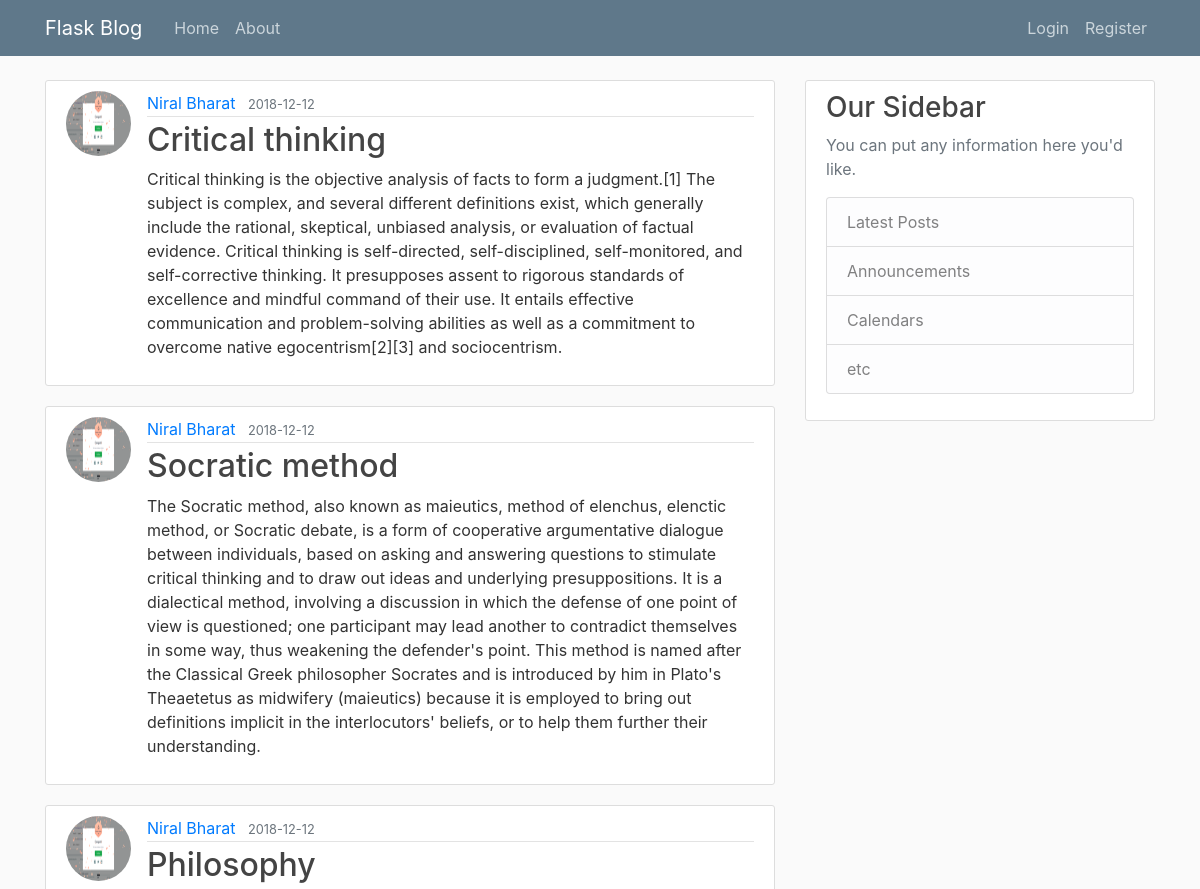
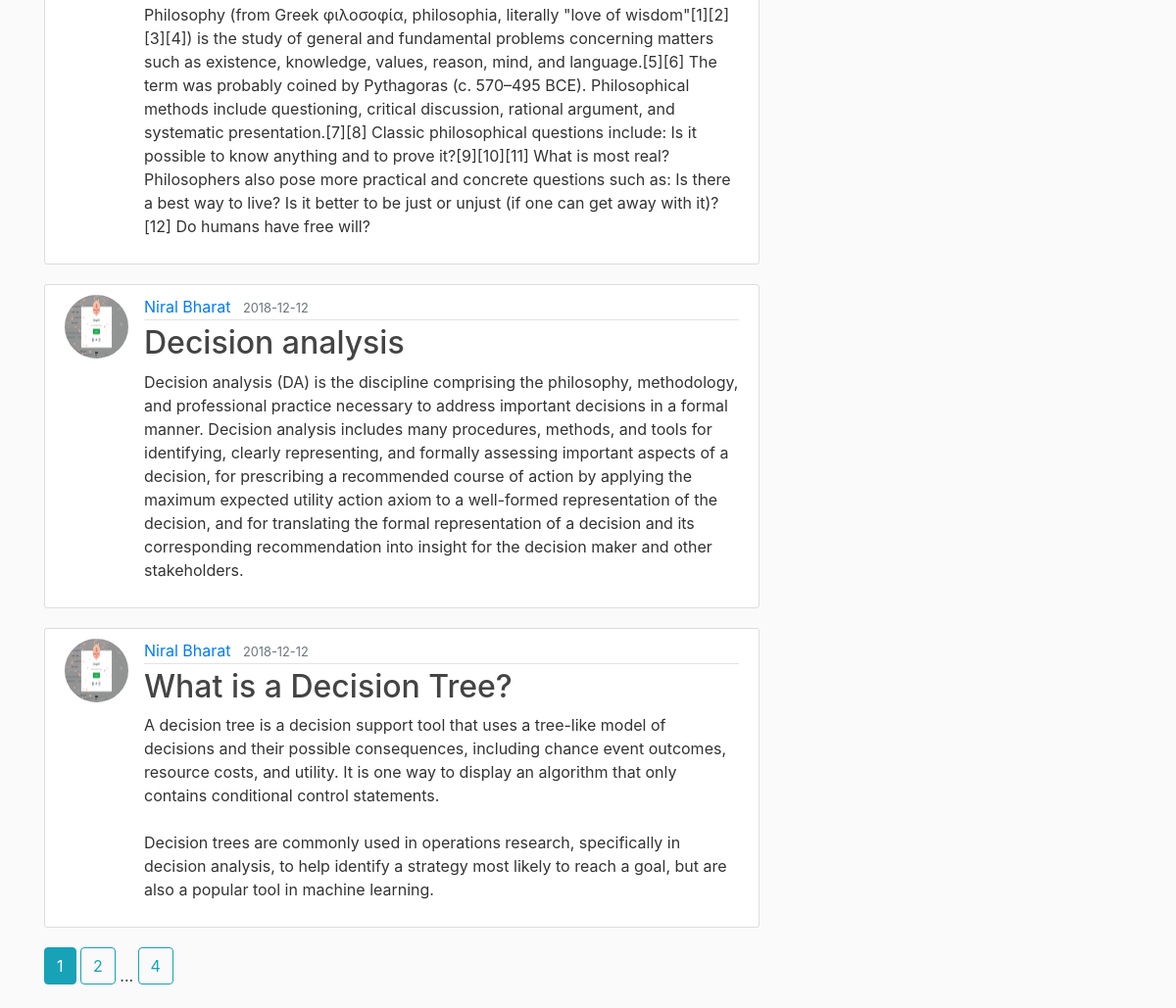
The page /home on the database its author committed (2 pictures, top to bottom).
### flaskblog/models.py (models this page shows, shortened)
class Post(db.Model):
	id= db.Column(db.Integer, primary_key=True)
	title = db.Column(db.String(100), nullable=False)
	date_posted = db.Column(db.DateTime, nullable=False, default=datetime.utcnow)
	content = db.Column(db.Text, nullable=False)
	user_id = db.Column(db.Integer, db.ForeignKey('user.id'), nullable=False)

class User(db.Model, UserMixin):
	id = db.Column(db.Integer, primary_key=True )
	username = db.Column(db.String(120), unique=True, nullable=False)
	email = db.Column(db.String(120), unique=True, nullable=False)
	image_file = db.Column(db.String(20), nullable=False, default='default.jpg') #not unique as every user intially has same default picture
	password = db.Column(db.String(60), nullable=False)
	posts = db.relationship('Post', backref='author', lazy=True)

### flaskblog/main/routes.py (the view)
@main.route("/")
@main.route("/home")
def home():
    page = request.args.get('page', 1, type=int)
    posts = Post.query.order_by(Post.date_posted.desc()).paginate(page=page, per_page=5)
    return render_template('home.html', posts=posts)

### flaskblog/templates/home.html
{% extends 'layout.html' %}
{% block content %}
	{% for post in posts.items %}
		<article class="media content-section">
		  <img class="rounded-circle article-img" src="{{ url_for('static', filename='profile_pics/' + post.author.image_file) }}">
		  <div class="media-body">
		    <div class="article-metadata">
		      <a class="mr-2" href="{{ url_for('users.user_posts', username=post.author.username) }}">{{ post.author.username }}</a>
		      <small class="text-muted">{{ post.date_posted.strftime('%Y-%m-%d') }}</small>
		    </div>
		    <h2><a class="article-title" href="{{ url_for('posts.post', post_id=post.id) }}">{{ post.title }}</a></h2>
		    <p class="article-content">{{ post.content }}</p>
		  </div>
		</article>
	{% endfor %}
	{% for page_num in posts.iter_pages(left_edge=1, right_edge=1, left_current=1, right_current=2) %}
		{% if page_num %}
			{% if page_num == posts.page %}
				<a class="btn btn-info mb-4" href="{{ url_for('main.home', page=page_num) }}">{{ page_num }}</a>
			{% else %}
				<a class="btn btn-outline-info mb-4" href="{{ url_for('main.home', page=page_num) }}">{{ page_num }}</a>
			{% endif %}
		{% else %}
			...
		{% endif %}
	{% endfor %}
{% endblock content %}

### flaskblog/templates/layout.html (shortened to what this page needs)
<!DOCTYPE html>
<html>
<head>
    <link rel="stylesheet" href="https://stackpath.bootstrapcdn.com/bootstrap/4.1.3/css/bootstrap.min.css">
    <link rel="stylesheet" type="text/css" href="{{ url_for('static',filename='main.css') }}">
</head>
<body>
	<header class="site-header">
	  <nav class="navbar navbar-expand-md navbar-dark bg-steel fixed-top">
	    <div class="container">
	      <a class="navbar-brand mr-4" href="/">Flask Blog</a>
	      <div class="collapse navbar-collapse" id="navbarToggle">
	        <div class="navbar-nav mr-auto">
	          <a class="nav-item nav-link" href="{{ url_for('main.home') }}">Home</a>
	          <a class="nav-item nav-link" href="{{ url_for('main.about') }}">About</a>
	        </div>
	        <div class="navbar-nav">
	        	{% if current_user.is_authenticated %}
		        	<a class="nav-item nav-link" href="{{ url_for('posts.new_post') }}">New Post</a>
		        	<a class="nav-item nav-link" href="{{ url_for('users.account') }}">Account</a>
		        	<a class="nav-item nav-link" href="{{ url_for('users.logout') }}">Logout</a>
	        	{% else %}
		         	<a class="nav-item nav-link" href="{{ url_for('users.login') }}">Login</a>
		        	<a class="nav-item nav-link" href="{{ url_for('users.register') }}">Register</a>
		        {% endif %}
	        </div>
	      </div>
	    </div>
	  </nav>
	</header>
	<main role="main" class="container">
	  <div class="row">
	    <div class="col-md-8">
	    {% block content %}{% endblock %}
	    </div>
	    <div class="col-md-4">
	      <div class="content-section">
	        <h3>Our Sidebar</h3>
	        <p class='text-muted'>You can put any information here you'd like.
	          <ul class="list-group">
	            <li class="list-group-item list-group-item-light">Latest Posts</li>
	            <li class="list-group-item list-group-item-light">Announcements</li>
	            <li class="list-group-item list-group-item-light">Calendars</li>
	            <li class="list-group-item list-group-item-light">etc</li>
	          </ul>
	        </p>
	      </div>
	    </div>
	  </div>
	</main>
</body>
</html>

### flaskblog/static/main.css (style rules this page uses)
body { background: #fafafa; color: #333333; margin-top: 5rem; }
h1, h2, h3, h4, h5, h6 { color: #444444; }
.bg-steel { background-color: #5f788a; }
.site-header .navbar-nav .nav-link { color: #cbd5db; }
.content-section { background: #ffffff; padding: 10px 20px; border: 1px solid #dddddd; border-radius: 3px; margin-bottom: 20px; }
.article-title { color: #444444; }
.article-content { white-space: pre-line; }
.article-img { height: 65px; width: 65px; margin-right: 16px; }
.article-metadata { padding-bottom: 1px; margin-bottom: 4px; border-bottom: 1px solid #e3e3e3 }

### rows shown on the page
Post: image_file (picture), author.username "Niral Bharat", date_posted "2018-12-12", title "Critical thinking", content "Critical thinking is the objective analysis of facts to form a judgment.[1] The subject is complex, and several different definitions exist, which generally include the rational, skeptical, unbiased analysis, or evaluation of factual evidence. Critical thinking is self-directed, self-disciplined, self-monitored, and self-corrective thinking. It presupposes assent to rigorous standards of excellence and mindful command of their use. It entails effective communication and problem-solving abilities as well as a commitment to overcome native egocentrism[2][3] and sociocentrism."
Post: image_file (picture), author.username "Niral Bharat", date_posted "2018-12-12", title "Socratic method", content "The Socratic method, also known as maieutics, method of elenchus, elenctic method, or Socratic debate, is a form of cooperative argumentative dialogue between individuals, based on asking and answering questions to stimulate critical thinking and to draw out ideas and underlying presuppositions. It is a dialectical method, involving a discussion in which the defense of one point of view is questioned; one participant may lead another to contradict themselves in some way, thus weakening the defender's point. This method is named after the Classical Greek philosopher Socrates and is introduced by him in Plato's Theaetetus as midwifery (maieutics) because it is employed to bring out…"
Post: image_file (picture), author.username "Niral Bharat", date_posted "2018-12-12", title "Philosophy", content "Philosophy (from Greek φιλοσοφία, philosophia, literally \"love of wisdom\"[1][2][3][4]) is the study of general and fundamental problems concerning matters such as existence, knowledge, values, reason, mind, and language.[5][6] The term was probably coined by Pythagoras (c. 570–495 BCE). Philosophical methods include questioning, critical discussion, rational argument, and systematic presentation.[7][8] Classic philosophical questions include: Is it possible to know anything and to prove it?[9][10][11] What is most real? Philosophers also pose more practical and concrete questions such as: Is there a best way to live? Is it better to be just or unjust (if one can get away with it)?[12] Do…"
Post: image_file (picture), author.username "Niral Bharat", date_posted "2018-12-12", title "Decision analysis", content "Decision analysis (DA) is the discipline comprising the philosophy, methodology, and professional practice necessary to address important decisions in a formal manner. Decision analysis includes many procedures, methods, and tools for identifying, clearly representing, and formally assessing important aspects of a decision, for prescribing a recommended course of action by applying the maximum expected utility action axiom to a well-formed representation of the decision, and for translating the formal representation of a decision and its corresponding recommendation into insight for the decision maker and other stakeholders."
Post: image_file (picture), author.username "Niral Bharat", date_posted "2018-12-12", title "What is a Decision Tree?", content "A decision tree is a decision support tool that uses a tree-like model of decisions and their possible consequences, including chance event outcomes, resource costs, and utility. It is one way to display an algorithm that only contains conditional control statements. Decision trees are commonly used in operations research, specifically in decision analysis, to help identify a strategy most likely to reach a goal, but are also a popular tool in machine learning."

### other values the page prints
{{ page_num }} "1"
{{ page_num }} "2" "4"
